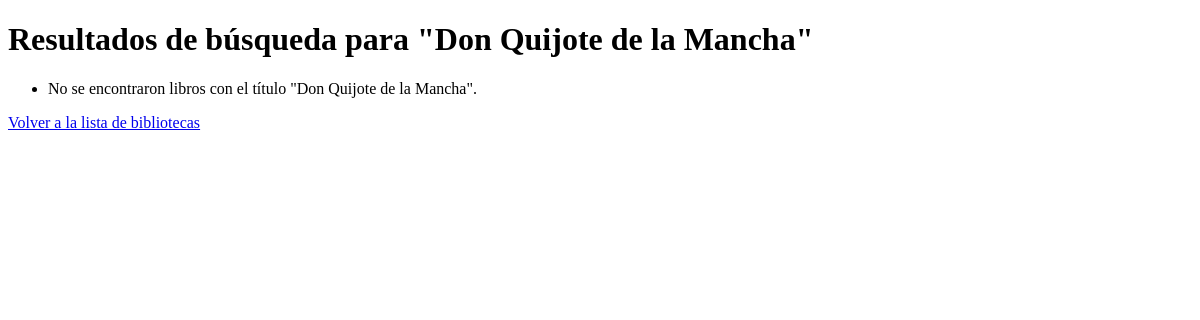
The page /libros/titulo/Don Quijote de la Mancha/ on the database as committed earlier.
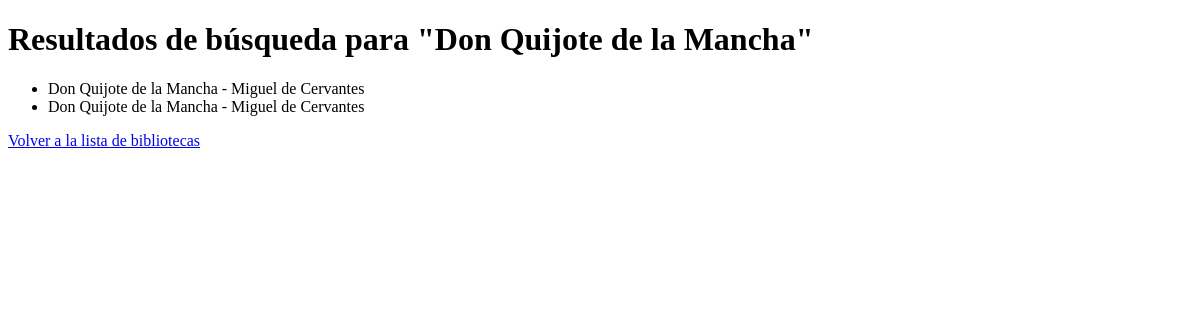
The same page on the database as committed later.
### TrabajoFinal/models.py (models this page shows)
class Libro(models.Model):
    titulo = models.CharField(max_length=200)
    autor = models.CharField(max_length=200)
    sinopsis = models.TextField()
    ano_publicacion = models.DateField()
    editorial = models.CharField(max_length=200)
    isbn = models.CharField(max_length=200)
    numero_de_ejemplares = models.IntegerField()
    biblioteca = models.ForeignKey(Biblioteca, on_delete=models.CASCADE)

### TrabajoFinal/views.py (the view)
# urls.py: path('libros/titulo/<str:titulo>/', views.buscar_libro_por_titulo, name='buscar_libro_por_titulo'),
def buscar_libro_por_titulo(request, titulo):
    libros = Libro.objects.filter(titulo=titulo)
    return render(request, 'buscar_libro_por_titulo.html', {'libros': libros, 'titulo':titulo})

### TrabajoFinal/templates/buscar_libro_por_titulo.html (shortened to what this page needs)
<!DOCTYPE html>
<html>
<head>
</head>
<body>
    <h1>Resultados de búsqueda para "{{ titulo }}"</h1>
    <ul>
        {% for libro in libros %}
            <li>{{ libro.titulo }} - {{ libro.autor }}</li>
        {% empty %}
            <li>No se encontraron libros con el título "{{ titulo }}".</li>
        {% endfor %}
    </ul>
    <a href="{% url 'listar_bibliotecas' %}">Volver a la lista de bibliotecas</a>
</body>
</html>

Rows that differ between the two databases and show on the page:
added Libro: titulo "Don Quijote de la Mancha", autor "Miguel de Cervantes"
added Libro: titulo "Don Quijote de la Mancha", autor "Miguel de Cervantes"
Other text that changed with them:
{{ titulo }}: "Don Quijote de la Mancha" → (not shown)
text no longer shown: "No se encontraron libros con el título \" \"."
